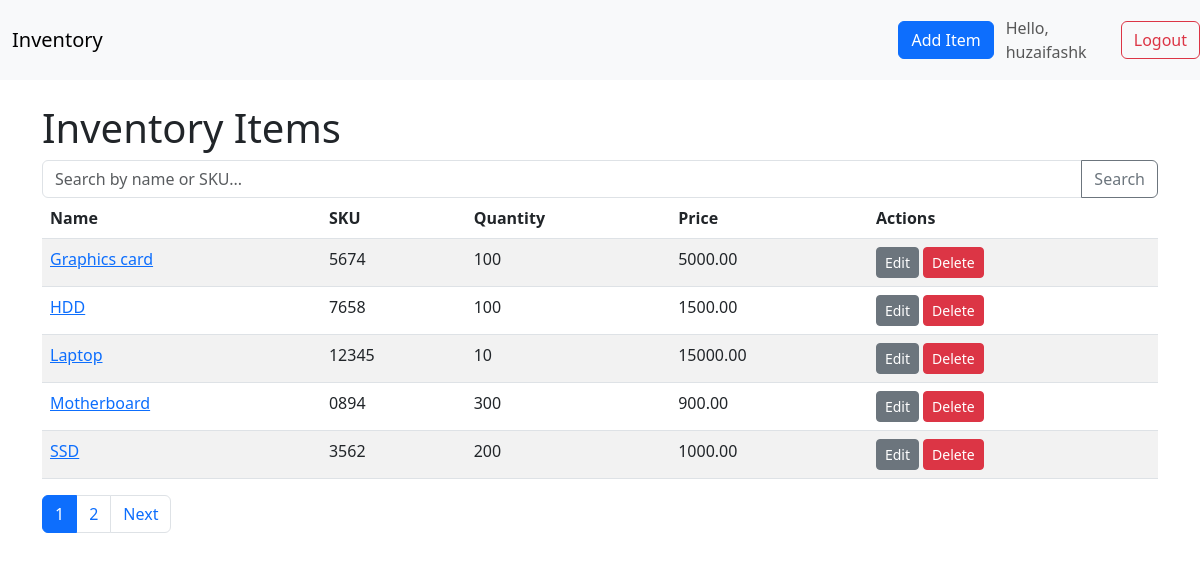
The app's page / (signed in) with its own data.
### products/models.py (models this page shows, shortened)
class Item(models.Model):
    name = models.CharField(max_length=200)
    sku = models.CharField(max_length=50, unique=True, help_text="Stock Keeping Unit")
    category = models.ForeignKey(Category, on_delete=models.SET_NULL, null=True)
    supplier = models.ForeignKey(Supplier, on_delete=models.SET_NULL, null=True)
    quantity = models.PositiveIntegerField(default=0)
    price = models.DecimalField(max_digits=10, decimal_places=2)
    added_date = models.DateField(auto_now_add=True)

### products/views.py (the view)
# urls.py: path('', views.ItemListView.as_view(), name='item_list'),
class ItemListView(ListView):
    model = Item
    template_name = 'products/item_list.html'
    context_object_name = 'items'
    paginate_by = 5
    def get_queryset(self):
        qs = super().get_queryset()
        query = self.request.GET.get('q')
        if query:
            qs = qs.filter(
                Q(name__icontains=query) | Q(sku__icontains=query)
            )
        return qs.order_by('name')

### products/templates/products/item_list.html (shortened to what this page needs)
{% extends 'products/base.html' %}
{% block content %}
<h1>Inventory Items</h1>
<table class="table table-striped">
    <thead>
        <form method="get" class="mb-4">
            <div class="input-group">
              <input
                type="text"
                name="q"
                value="{{ request.GET.q|default:'' }}"
                class="form-control"
                placeholder="Search by name or SKU..."
              >
              <button class="btn btn-outline-secondary" type="submit">Search</button>
            </div>
          </form>
    </thead>
  <thead><tr><th>Name</th><th>SKU</th><th>Quantity</th><th>Price</th><th>Actions</th></tr></thead>
  <tbody>
    {% for item in items %}
    <tr>
      <td><a href="{% url 'products:item_detail' item.pk %}">{{ item.name }}</a></td>
      <td>{{ item.sku }}</td>
      <td>{{ item.quantity }}</td>
      <td>{{ item.price }}</td>
      <td>
        <a class="btn btn-sm btn-secondary" href="{% url 'products:item_edit' item.pk %}">Edit</a>
        <a class="btn btn-sm btn-danger" href="{% url 'products:item_delete' item.pk %}">Delete</a>
      </td>
    </tr>
    {% endfor %}
  </tbody>
</table>
{% if is_paginated %}
    <nav aria-label="Page navigation">
      <ul class="pagination">
        {% for num in paginator.page_range %}
          {% if page_obj.number == num %}
            <li class="page-item active"><span class="page-link">{{ num }}</span></li>
          {% else %}
            <li class="page-item">
              <a class="page-link" href="?q={{ request.GET.q }}&page={{ num }}">{{ num }}</a>
            </li>
          {% endif %}
        {% endfor %}
        {% if page_obj.has_next %}
          <li class="page-item">
            <a class="page-link" href="?q={{ request.GET.q }}&page={{ page_obj.next_page_number }}">Next</a>
          </li>
        {% endif %}
      </ul>
    </nav>
  {% endif %}
{% endblock %}

### products/templates/products/base.html (shortened to what this page needs)
<!DOCTYPE html>
<html lang="en">
<head>
  <link rel="stylesheet" href="https://cdn.jsdelivr.net/npm/bootstrap@5.3.0/dist/css/bootstrap.min.css">
</head>
<body>
  <nav class="navbar navbar-expand-lg navbar-light bg-light mb-4">
    <div class="container-fluid">
      <a class="navbar-brand" href="{% url 'products:item_list' %}">Inventory</a>
      <a class="btn btn-primary" href="{% url 'products:item_add' %}">Add Item</a>
    </div>
    {% if user.is_authenticated %}
  <span class="navbar-text me-2">Hello, {{ user.username }}</span>
  <form method="post" action="{% url 'logout' %}" style="display:inline;">
    <button class="btn btn-outline-danger" type="submit">Logout</button>
  </form>
{% else %}
  <a class="btn btn-outline-primary" href="{% url 'login' %}">Login</a>
{% endif %}
  </nav>
  <div class="container">
    {% block content %}{% endblock %}
  </div>
</body>
</html>

### records on screen
Item: name "Graphics card", sku "5674", quantity "100", price "5000.00"
Item: name "HDD", sku "7658", quantity "100", price "1500.00"
Item: name "Laptop", sku "12345", quantity "10", price "15000.00"
Item: name "Motherboard", sku "0894", quantity "300", price "900.00"
Item: name "SSD", sku "3562", quantity "200", price "1000.00"

### other values on screen
{{ user.username }} "huzaifashk"
{{ num }} "1"
{{ num }} "2"
